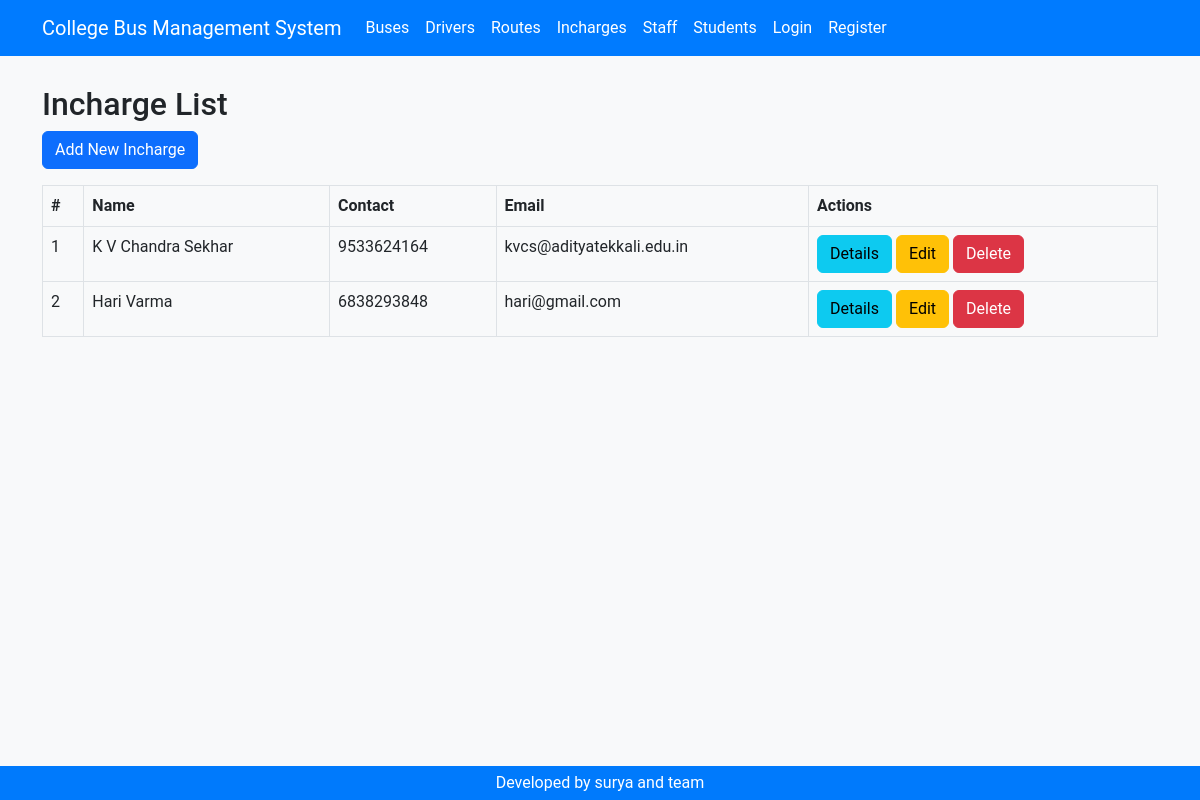
Screenshot of /incharges/ with the database file from the repository.
### incharges/models.py (models this page shows, shortened)
class Incharge(models.Model):
    name = models.CharField(max_length=100)
    contact = models.CharField(max_length=15)
    email = models.EmailField(unique=True)
    assigned_bus = models.OneToOneField('buses.Buses', on_delete=models.SET_NULL, null=True, blank=True, related_name='incharge')

### incharges/views.py (the view)
# urls.py: path('', views.incharge_list, name='incharge_list'),
def incharge_list(request):
    incharges = Incharge.objects.all()
    return render(request, 'incharges/incharge_list.html', {'incharges': incharges})

### accounts/context_processors.py (called while the page is built)
def user_type(request):
    if request.user.is_authenticated:
        try:
            profile = Profile.objects.get(user=request.user)
            return {'user_type': profile.user_type}
        except Profile.DoesNotExist:
            return {'user_type': None}
    return {'user_type': None}

### templates/incharges/incharge_list.html (shortened to what this page needs)
{% load static %}
<!DOCTYPE html>
<html lang="en">
  <head>
    <link href="{% static 'css/bootstrap.min.css' %}" rel="stylesheet" />
    <link href="{% static 'css/styles.css' %}" rel="stylesheet" />
  </head>
  <body>
    {% include 'header.html' %}
    <div class="container">
      {% block content %}
        <h2>Incharge List</h2>
        <a href="{% url 'incharge_create' %}" class="btn btn-primary mb-3">Add New Incharge</a>
        <table class="table table-bordered">
          <thead>
            <tr>
              <th>#</th>
              <th>Name</th>
              <th>Contact</th>
              <th>Email</th>
              <th>Actions</th>
            </tr>
          </thead>
          <tbody>
            {% for incharge in incharges %}
              <tr>
                <td>{{ forloop.counter }}</td>
                <td>{{ incharge.name }}</td>
                <td>{{ incharge.contact }}</td>
                <td>{{ incharge.email }}</td>
                <td>
                  <a href="{% url 'incharge_details' incharge.pk %}" class="btn btn-info">Details</a>
                  <a href="{% url 'incharge_update' incharge.pk %}" class="btn btn-warning">Edit</a>
                  <a href="{% url 'incharge_delete' incharge.pk %}" class="btn btn-danger">Delete</a>
                </td>
              </tr>
            {% endfor %}
          </tbody>
        </table>
      {% endblock %}
    </div>
    {% include 'footer.html' %}
  </body>
</html>

### static/css/styles.css (style rules this page uses)
body { background-color: #f8f9fa; font-family: 'Roboto', sans-serif; padding-top: 70px; }

### rows the page displays
Incharge: name "K V Chandra Sekhar", contact "9533624164", email "kvcs@adityatekkali.edu.in"
Incharge: name "Hari Varma", contact "6838293848", email "hari@gmail.com"
